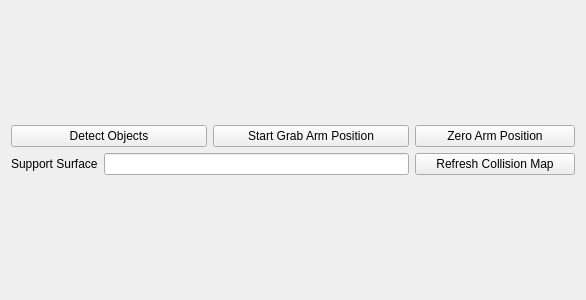
<?xml version="1.0" encoding="UTF-8"?>
<ui version="4.0">
 <class>SrGuiManipulationUi</class>
 <widget class="QWidget" name="SrGuiManipulationUi">
  <property name="geometry">
   <rect>
    <x>0</x>
    <y>0</y>
    <width>586</width>
    <height>300</height>
   </rect>
  </property>
  <property name="windowTitle">
   <string>Event Sequence</string>
  </property>
  <layout class="QGridLayout" name="gridLayout">
   <item row="0" column="0">
    <layout class="QVBoxLayout" name="verticalLayout">
     <item>
      <layout class="QHBoxLayout" name="horizontalLayout">
       <item>
        <widget class="QPushButton" name="btn_detect_objects">
         <property name="sizePolicy">
          <sizepolicy hsizetype="MinimumExpanding" vsizetype="Fixed">
           <horstretch>0</horstretch>
           <verstretch>0</verstretch>
          </sizepolicy>
         </property>
         <property name="toolTip">
          <string>Run object detection and fill table with detected objects. Double click object in table to attempt pickup.</string>
         </property>
         <property name="text">
          <string>Detect Objects</string>
         </property>
        </widget>
       </item>
       <item>
        <widget class="QPushButton" name="btn_start_grab_position">
         <property name="sizePolicy">
          <sizepolicy hsizetype="Expanding" vsizetype="Fixed">
           <horstretch>0</horstretch>
           <verstretch>0</verstretch>
          </sizepolicy>
         </property>
         <property name="toolTip">
          <string>Move the arm into a good position to start detecting objects.</string>
         </property>
         <property name="text">
          <string>Start Grab Arm Position</string>
         </property>
         <property name="default">
          <bool>false</bool>
         </property>
         <property name="flat">
          <bool>false</bool>
         </property>
        </widget>
       </item>
       <item>
        <widget class="QPushButton" name="btn_zero_position">
         <property name="sizePolicy">
          <sizepolicy hsizetype="Minimum" vsizetype="Fixed">
           <horstretch>0</horstretch>
           <verstretch>0</verstretch>
          </sizepolicy>
         </property>
         <property name="minimumSize">
          <size>
           <width>160</width>
           <height>0</height>
          </size>
         </property>
         <property name="toolTip">
          <string>Set all arm motors to 0.</string>
         </property>
         <property name="text">
          <string>Zero Arm Position</string>
         </property>
        </widget>
       </item>
      </layout>
     </item>
     <item>
      <layout class="QVBoxLayout" name="chooser_layout"/>
     </item>
     <item>
      <layout class="QHBoxLayout" name="horizontalLayout_2">
       <item>
        <widget class="QLabel" name="label">
         <property name="text">
          <string>Support Surface</string>
         </property>
        </widget>
       </item>
       <item>
        <widget class="QLineEdit" name="collision_support_surface_name">
         <property name="enabled">
          <bool>true</bool>
         </property>
         <property name="frame">
          <bool>true</bool>
         </property>
         <property name="readOnly">
          <bool>true</bool>
         </property>
        </widget>
       </item>
       <item>
        <widget class="QPushButton" name="btn_collision_map">
         <property name="minimumSize">
          <size>
           <width>160</width>
           <height>0</height>
          </size>
         </property>
         <property name="text">
          <string>Refresh Collision Map</string>
         </property>
        </widget>
       </item>
      </layout>
     </item>
    </layout>
   </item>
  </layout>
 </widget>
 <resources/>
 <connections/>
</ui>
